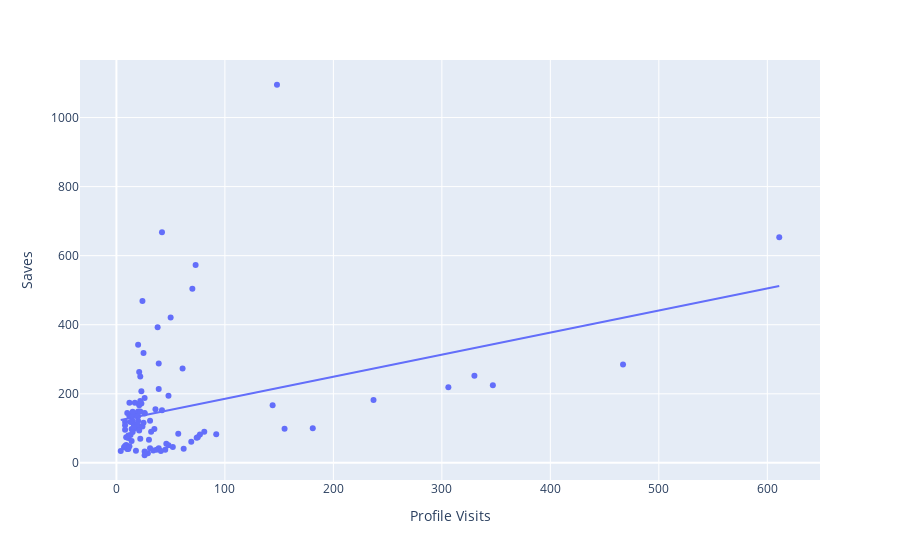

The cell this chart's notebook holds for it:
### Code cell
# Sea relation between profile visits and saves
px.scatter( df , x = df['Profile Visits'] , y = 'Saves',trendline = 'ols' )

### Figure 1 — Plotly figure (JSON) as saved in the notebook; plotly's stock layout.template omitted (floating-point values rounded to 4 significant figures)
{"data": [{"hovertemplate": "Profile Visits=%{x}<br>Saves=%{y}<extra></extra>", "legendgroup": "", "marker": {"color": "#636efa", "symbol": "circle"}, "mode": "markers", "name": "", "orientation": "v", "showlegend": false, "type": "scatter", "x": [35, 48, 62, 23, 8, 9, 26, 12, 36, 31, 29, 15, 8, 20, 181, 17, 16, 21, 77, 10, 9, 11, 144, 14, 10, 19, 69, 11, 19, 9, 57, 13, 11, 24, 81, 4, 7, 14, 18, 8, 330, 21, 19, 32, 19, 21, 14, 30, 39, 42, 31, 20, 12, 22, 306, 13, 26, 16, 15, 15, 39, 21, 8, 45, 50, 37, 25, 347, 26, 48, 16, 26, 17, 52, 22, 41, 155, 12, 22, 20, 23, 25, 38, 42, 92, 75, 21, 26, 39, 74, 467, 24, 70, 22, 46, 61, 237, 73, 20, 34, 148, 611], "xaxis": "x", "y": [98, 194, 41, 172, 96, 74, 22, 135, 155, 122, 28, 122, 119, 121, 100, 101, 111, 106, 82, 40, 49, 72, 167, 63, 144, 135, 61, 40, 139, 52, 84, 81, 79, 105, 90, 34, 45, 98, 35, 49, 252, 167, 111, 90, 144, 263, 137, 67, 288, 668, 42, 342, 48, 250, 219, 118, 143, 99, 89, 148, 42, 171, 109, 38, 421, 38, 116, 225, 144, 51, 104, 33, 174, 46, 179, 34, 99, 174, 70, 149, 207, 318, 393, 152, 83, 74, 94, 188, 214, 73, 285, 469, 504, 149, 55, 273, 182, 573, 135, 36, 1095, 653], "yaxis": "y"}, {"hovertemplate": "<b>OLS trendline</b><br>Saves = 0.639115 * Profile Visits + 121.611<br>R<sup>2</sup>=0.142449<br><br>Profile Visits=%{x}<br>Saves=%{y} <b>(trend)</b><extra></extra>", "legendgroup": "", "marker": {"color": "#636efa", "symbol": "circle"}, "mode": "lines", "name": "", "showlegend": false, "type": "scatter", "x": [4, 7, 8, 8, 8, 8, 9, 9, 9, 10, 10, 11, 11, 11, 12, 12, 12, 13, 13, 14, 14, 14, 15, 15, 15, 16, 16, 16, 17, 17, 18, 19, 19, 19, 19, 20, 20, 20, 20, 21, 21, 21, 21, 21, 22, 22, 22, 22, 23, 23, 24, 24, 25, 25, 26, 26, 26, 26, 26, 29, 30, 31, 31, 32, 34, 35, 36, 37, 38, 39, 39, 39, 41, 42, 42, 45, 46, 48, 48, 50, 52, 57, 61, 62, 69, 70, 73, 74, 75, 77, 81, 92, 144, 148, 155, 181, 237, 306, 330, 347, 467, 611], "xaxis": "x", "y": [124.2, 126.1, 126.7, 126.7, 126.7, 126.7, 127.4, 127.4, 127.4, 128.0, 128.0, 128.6, 128.6, 128.6, 129.3, 129.3, 129.3, 129.9, 129.9, 130.6, 130.6, 130.6, 131.2, 131.2, 131.2, 131.8, 131.8, 131.8, 132.5, 132.5, 133.1, 133.8, 133.8, 133.8, 133.8, 134.4, 134.4, 134.4, 134.4, 135.0, 135.0, 135.0, 135.0, 135.0, 135.7, 135.7, 135.7, 135.7, 136.3, 136.3, 136.9, 136.9, 137.6, 137.6, 138.2, 138.2, 138.2, 138.2, 138.2, 140.1, 140.8, 141.4, 141.4, 142.1, 143.3, 144.0, 144.6, 145.3, 145.9, 146.5, 146.5, 146.5, 147.8, 148.5, 148.5, 150.4, 151.0, 152.3, 152.3, 153.6, 154.8, 158.0, 160.6, 161.2, 165.7, 166.3, 168.3, 168.9, 169.5, 170.8, 173.4, 180.4, 213.6, 216.2, 220.7, 237.3, 273.1, 317.2, 332.5, 343.4, 420.1, 512.1], "yaxis": "y"}], "layout": {"autosize": true, "legend": {"tracegroupgap": 0}, "margin": {"t": 60}, "xaxis": {"anchor": "y", "autorange": true, "domain": [0, 1], "range": [-32.73, 647.7], "title": {"text": "Profile Visits"}, "type": "linear"}, "yaxis": {"anchor": "x", "autorange": true, "domain": [0, 1], "range": [-61.08, 1178.0], "title": {"text": "Saves"}, "type": "linear"}}}
